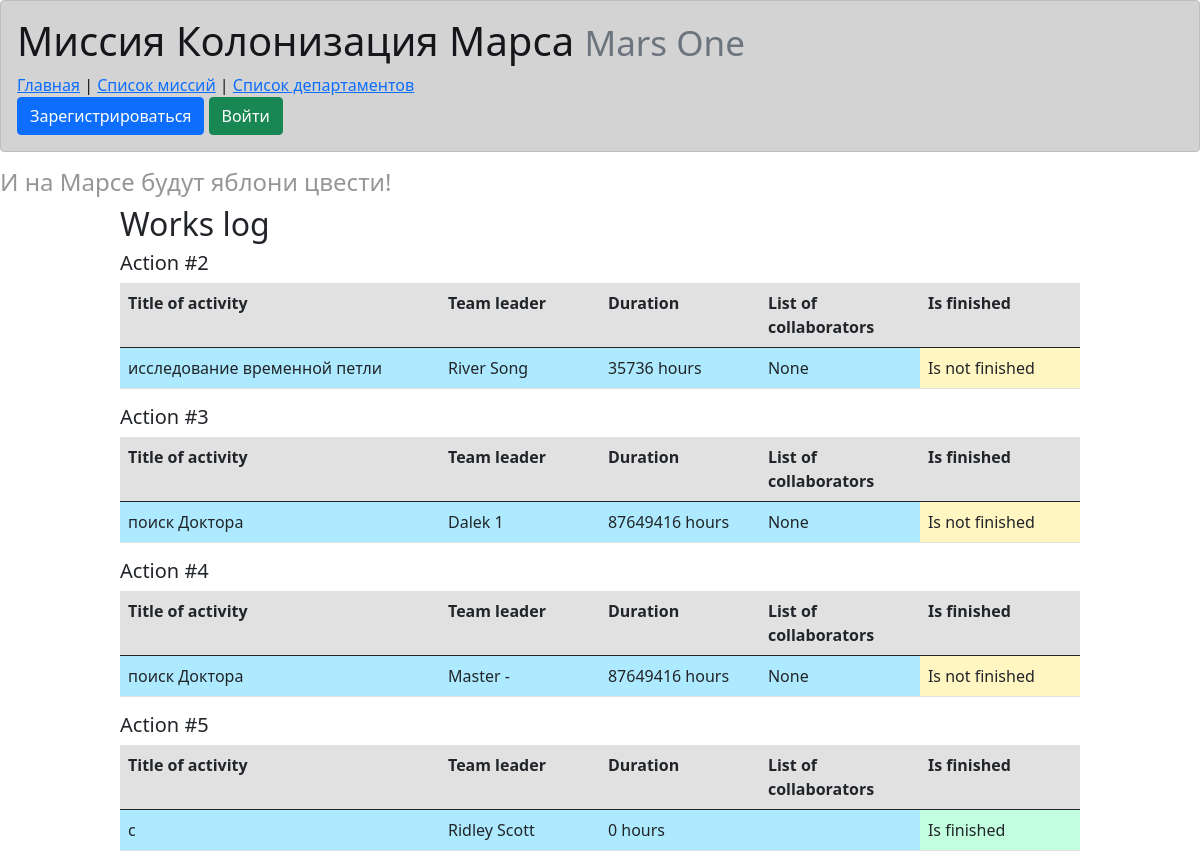
/jobs, run on an earlier commit of the app's database.
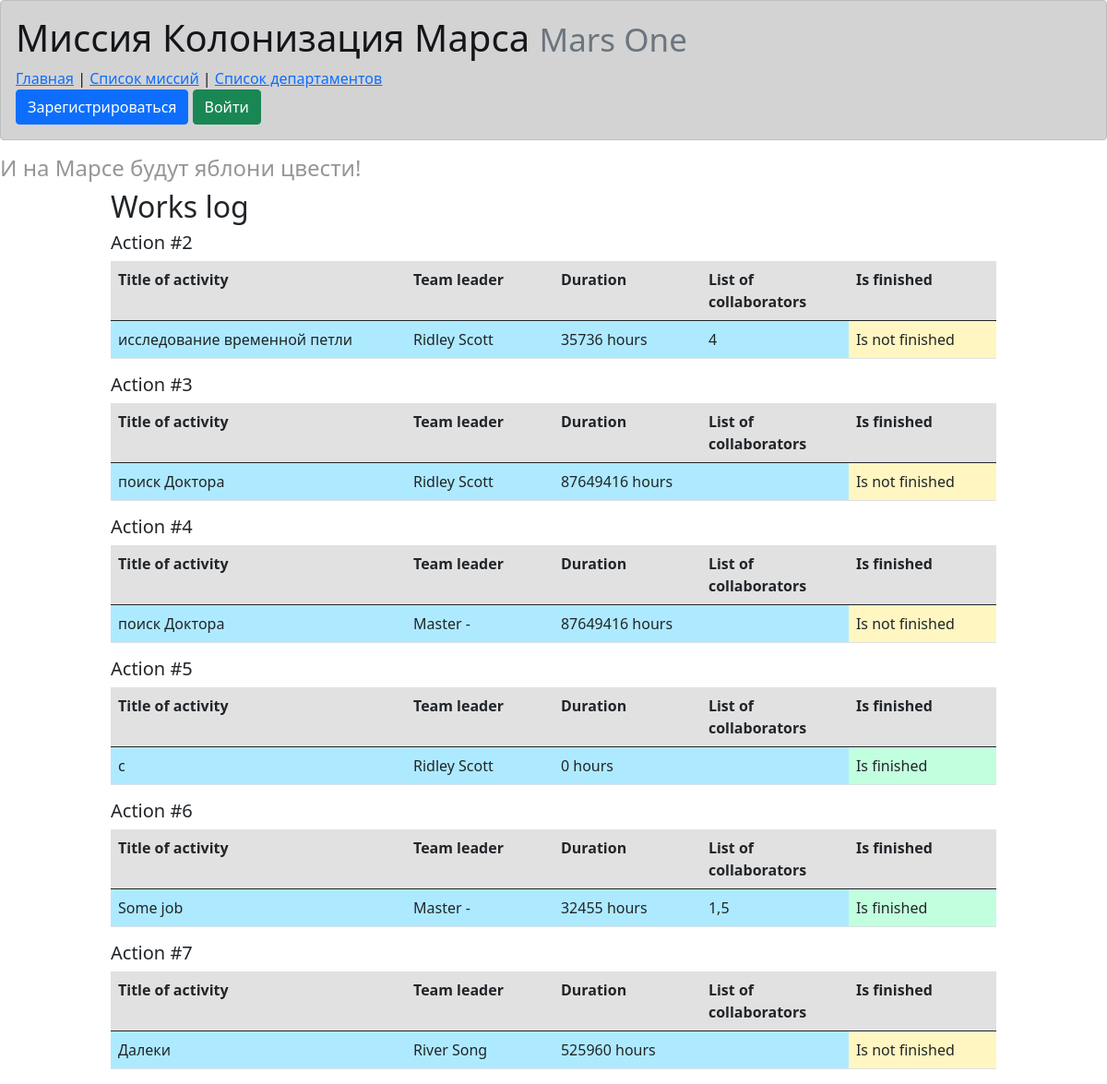
And on a later commit of the database.
### data/jobs.py (models this page shows, shortened)
class Jobs(SqlAlchemyBase):
    __tablename__ = 'jobs'
    id = sqlalchemy.Column(sqlalchemy.Integer, primary_key=True, autoincrement=True)
    team_leader = sqlalchemy.Column(sqlalchemy.Integer, sqlalchemy.ForeignKey('users.id'),
                                    nullable=True)
    job = sqlalchemy.Column(sqlalchemy.String, nullable=True)
    work_size = sqlalchemy.Column(sqlalchemy.Integer, nullable=True)
    collaborators = sqlalchemy.Column(sqlalchemy.String, nullable=True)
    start_date = sqlalchemy.Column(sqlalchemy.DateTime, default=datetime.datetime.now)
    end_date = sqlalchemy.Column(sqlalchemy.DateTime, default=datetime.datetime.now)
    is_finished = sqlalchemy.Column(sqlalchemy.Boolean, default=True)
    user = orm.relationship("User")

### main.py (the view)
@app.route('/jobs')
def list_jobs():
    db_sess = db_session.create_session()
    res = db_sess.query(Jobs).all()
    data = []
    for job in res:
        title = job.job
        time = f'{round((job.end_date - job.start_date).total_seconds() / 3600)} hours'
        team_leader = job.user.name + ' ' + job.user.surname
        collab = job.collaborators
        f = job.is_finished
        data.append([title, team_leader, time, collab, f, job.user.id, job.id])
    return render_template('jobs.html', jobs=data)

### data/db_session.py (called while the page is built)
def create_session() -> Session:
    global __factory
    return __factory()

### templates/jobs.html (shortened to what this page needs)
{% extends "base.html" %}
{% block content %}
<h2 id="spec2">Works log</h2>
<div id="work_logs">
{% for job in jobs %}
{% set clr = "#c2ffde" if job[4] else "#fff6c1" %}
<h5>Action #{{ job[6] }}</h5>
<table class="table">
  <thead class="thead-light">
    <tr class="d-flex" style="background-color: #e1e1e1">
      <th scope="col" class="col-4">Title of activity</th>
      <th scope="col" class="col-2">Team leader</th>
      <th scope="col" class="col-2">Duration</th>
      <th scope="col" class="col-2">List of collaborators</th>
      <th scope="col" class="col-2">Is finished</th>
    </tr>
  </thead>
  <tbody>
    <tr class="d-flex" style="background-color: #aeeaff">
      <td class="col-4">{{ job[0] }}</td>
      <td class="col-2">{{ job[1] }}</td>
      <td class="col-2">{{ job[2] }}</td>
      <td class="col-2">{{ job[3] }}</td>
      <td class="col-2" style="background-color: {{ clr }}">{{ "Is finished" if job[4] else "Is not finished" }}</td>
    </tr>
  </tbody>
</table>
{% endfor %}
</div>
{% endblock %}

### templates/base.html (shortened to what this page needs)
<!DOCTYPE html>
<html lang="en">
<head>
    <link rel="stylesheet" href="/static/css/style.css"/>
    <link rel="stylesheet"
          href="https://cdn.jsdelivr.net/npm/bootstrap@5.0.0-beta1/dist/css/bootstrap.min.css"
>
</head>
<body>
<nav>
<div class="alert alert-dark" role="alert">
    <h1>Миссия Колонизация Марса
        <small class="text-muted">Mars One</small>
    </h1>
<a href="/">Главная</a> | <a href="/jobs">Список миссий</a> | <a href="/departments">Список департаментов</a><br/>
<a>
{% if current_user.is_authenticated %}
    <a class="navbar-brand" href="/logout">{{ current_user.name }}</a>
{% else %}
    <a>
        <a class="btn btn-primary " href="/register">Зарегистрироваться</a>
        <a class="btn btn-success" href="/login">Войти</a>
    </a>
{% endif %}
</a>
</div>
</nav>
<h4>И на Марсе будут яблони цвести!</h4>
{% block content %}{% endblock %}
</body>
</html>

### static/css/style.css (style rules this page uses)
h4 { color: rgb(150, 150, 150); }
h2 { margin-left: 20%; }
a { color: #4a0000; }
#work_logs { max-width: 80%; margin-left: 10%; margin-right: 10%; }
#spec2 { margin-left: 10%; }

What changed in the data, as far as the page shows it:
changed Jobs "исследование временной петли": job "River Song" → "Ridley Scott"; collaborators "None" → "4"
changed Jobs (number 2 of 5 on the later page): job "Dalek 1" → "Ridley Scott"; job "None" → (not shown)
changed Jobs (number 3 of 5 on the later page): job "None" → (not shown)
added Jobs: id "6", job "Some job", job "Master -", job "32455 hours", collaborators "1,5", value "Is finished"
added Jobs: id "7", job "Далеки", job "River Song", job "525960 hours", value "Is not finished"
